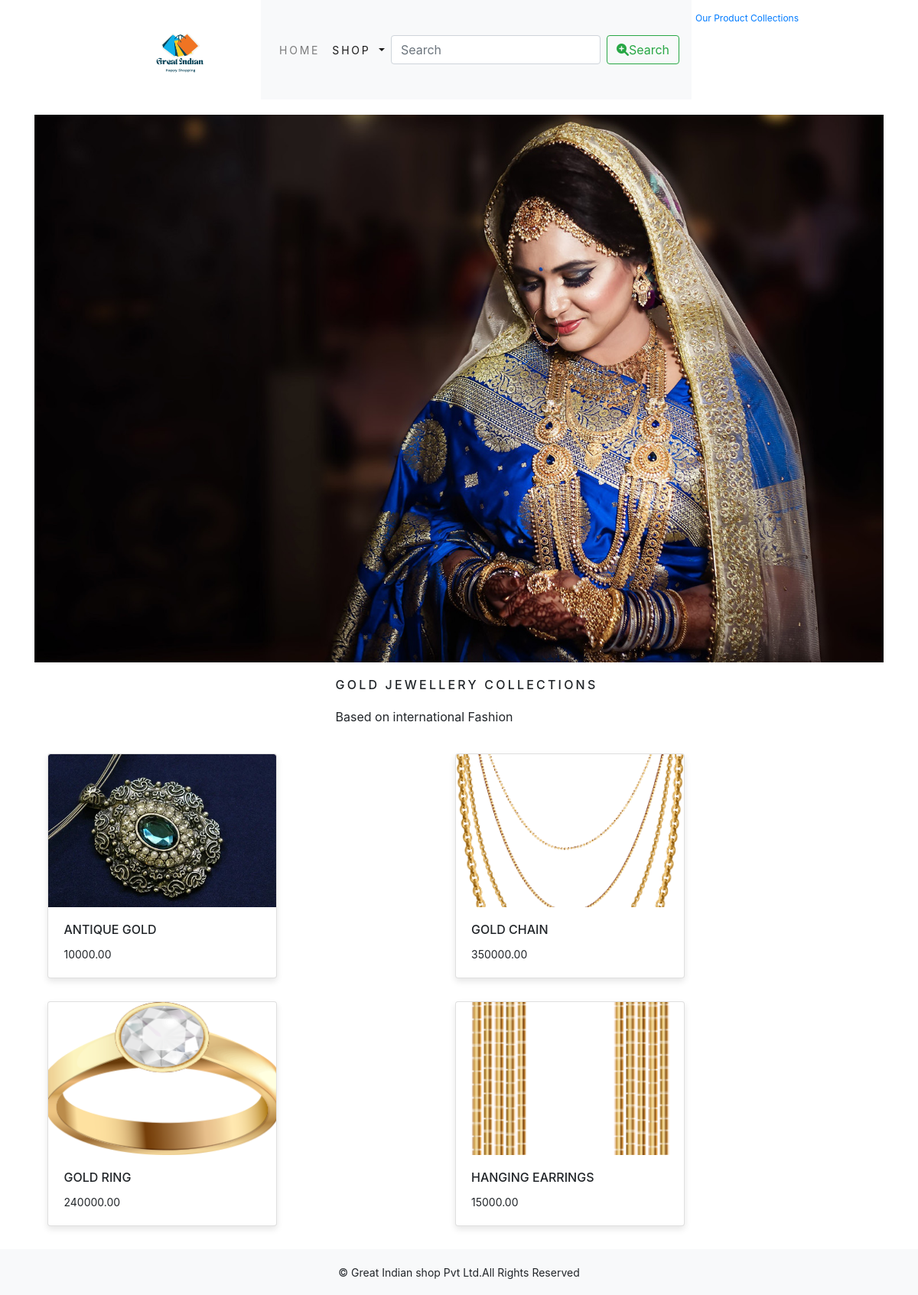
The app's page /shop/jewellery-collections/ with its own data.
### shop/models.py (models this page shows, shortened)
class Category(models.Model):
    name=models.CharField(max_length=250,unique=True)
    slug=models.SlugField(max_length=250,unique=True)
    description=models.TextField(blank=True)
    image=models.ImageField(upload_to='category',blank=True)
    class Meta:
        ordering=('name',)
        verbose_name='category'
        verbose_name_plural='categories'
    def get_url(self):
        return reverse('shop:products_by_category',args=[self.slug])

class Product(models.Model):
    objects = None
    name=models.CharField(max_length=250,unique=True)
    slug=models.SlugField(max_length=250,unique=True)
    description=models.TextField(blank=True)
    price=models.DecimalField(max_digits=10,decimal_places=2)
    category=models.ForeignKey(Category,on_delete=models.CASCADE)
    image=models.ImageField(upload_to='product',blank=True)
    stock=models.IntegerField()
    available=models.BooleanField(default=True)
    created=models.DateTimeField(auto_now_add=True)
    updated=models.DateTimeField(auto_now=True)
    def get_url(self):
        return reverse('shop:prodCatdetail',args=[self.category.slug,self.slug])
    class Meta:
        ordering=('name',)
        verbose_name='product'
        verbose_name_plural='products'

### shop/views.py (the view)
# urls.py: path('', views.allProdCat, name='allProdCat'),
def allProdCat(request, c_slug=None):
    c_page = None
    products_list = None
    if c_slug:
        c_page = get_object_or_404(Category, slug=c_slug)
        products_list = Product.objects.filter(category=c_page, available=True)
    else:
        products_list = Product.objects.filter(available=True)
    paginator = Paginator(products_list, 6)  # Show 6 products per page
    page = request.GET.get('page')
    try:
        products = paginator.page(page)
    except PageNotAnInteger:
        products = paginator.page(1)
    except EmptyPage:
        products = paginator.page(paginator.num_pages)
    return render(request, 'category.html', {'category': c_page, 'products': products})

### cart/context_processors.py (called while the page is built)
def counter(request):
    item_count=0
    if 'admin' in request.path:
        return {}
    else:
        try:
            cart=Cart.objects.filter(cart_id=_cart_id(request))
            cart_items=CartItem.objects.all().filter(cart=cart[:1])
            for cart_item in cart_items:
                item_count += cart_item.quantity
        except Cart.DoesNotExist:
            item_count = 0
    return dict(item_count=item_count)

### cart/views.py (called while the page is built)
def _cart_id(request):
    cart = request.session.session_key
    if not cart:
        cart = request.session.create()
    return cart

### shop/context_processors.py (called while the page is built)
def menu_links(request):
    links=Category.objects.all()
    return dict(links=links)

### shop/templates/category.html (shortened to what this page needs)
{% extends 'base.html' %}
{% load static %}
{% block content %}
{% if category %}
  <div>
      <div class="row my_row_class">
          <div class="mx_auto">
              <p><a href="{% url 'shop:allProdCat' %}">Our Product Collections</a></p>
          </div>
      </div>
  </div>
{% endif %}
<div class="mx_auto">
  {% if category %}
    {% if category.image %}
      <img class="my_image" src="{{ category.image.url }}" alt="{{ category.name }}">
    {% else %}
      <img class="my_image" src="{% static 'img/default_category.jpg' %}" alt="Default Image">
    {% endif %}
</div>
<br>
<div>
  <h1 class="text-center my_title">{{ category.name }}</h1>
  <p class="text-justify">{{ category.description }}</p>
</div>
{% endif %}
<div class="container">
  <div class="row mx_auto">
    {% for product in products %}
      <div class="my_bottom_margin col-12 col-sm-6 col-md-6 col-lg-6">
        <div class="card">
          {% if product.image %}
            <a href="{{ product.get_url }}"><img src="{{ product.image.url }}" class="card-img-top" alt="{{ product.name }}"></a>
          {% else %}
            <a href="{{ product.get_url }}"><img src="{% static 'img/default_product.jpg' %}" class="card-img-top" alt="Default Image"></a>
          {% endif %}
          <div class="card-body">
            <h4 class="card-title">{{ product.name }}</h4>
            <p class="card-text">{{ product.price }}</p>
          </div>
        </div>
      </div>
    {% endfor %}
  </div>
  <br>
</div>
{% endblock %}

### shop/static/css/custom.css (style rules this page uses)
body { font-family: 'Roboto', sans-serif; }
.my_row_class { padding-top: 15px; }
.my_row_class .mx_auto { color: #000; font-size: 12px; }
.my_image { width: 100%; height: auto; }
.my_title { font-size: 16px; text-transform: uppercase; letter-spacing: 0.2em; }
.my_bottom_margin { margin-bottom: 10px; }
.card { width: 100%; max-width: 300px; margin-bottom: 20px; border: 1px solid #ddd; border-radius: 5px; box-shadow: 0 4px 8px rgba(0, 0, 0, 0.1); transition: box-shadow 0.3s ease; overflow: hidden; display: flex; flex-direction: column; }
.card-img-top { width: 100%; height: 200px; object-fit: cover; object-position: center; }
.card-body { padding: 15px; flex-grow: 1; display: flex; flex-direction: column; justify-content: space-between; text-transform: uppercase; }
.card-title { font-size: 16px; margin-bottom: 10px; }
.card-text { font-size: 14px; }
.container { display: flex; flex-wrap: wrap; gap: 20px; justify-content: center; }
.my_title { letter-spacing: .2rem; margin-bottom: 20px; }

### records on screen
Category: image (picture), name "GOLD JEWELLERY COLLECTIONS", description "Based on international Fashion"
Product: image (picture), name "ANTIQUE GOLD", price "10000.00"
Product: image (picture), name "GOLD CHAIN", price "350000.00"
Product: image (picture), name "GOLD RING", price "240000.00"
Product: image (picture), name "HANGING EARRINGS", price "15000.00"
